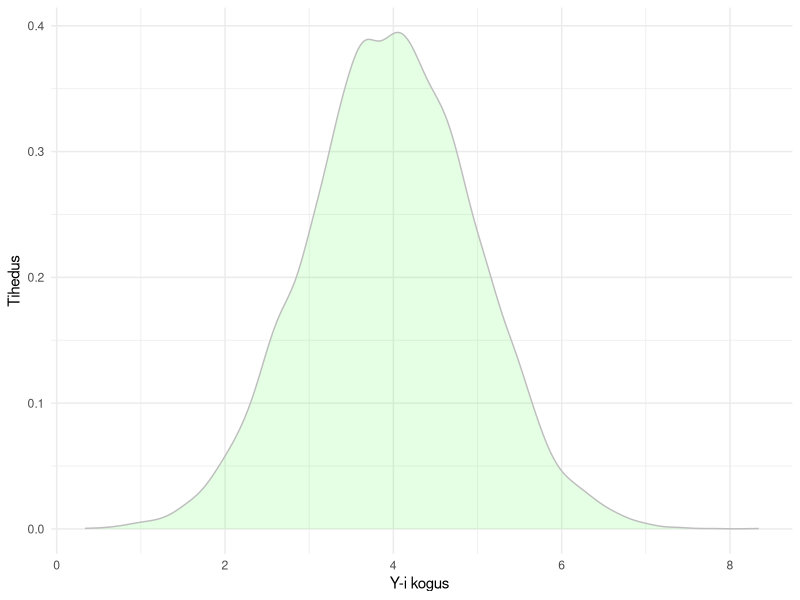
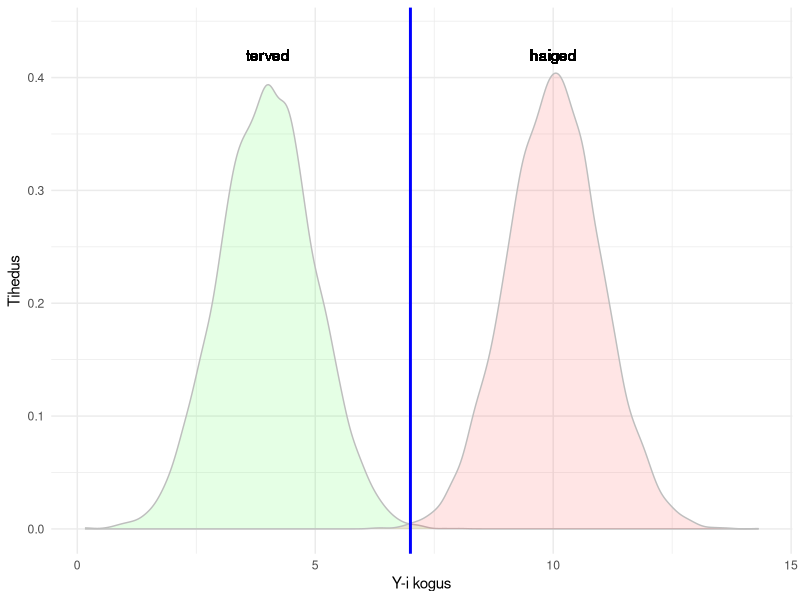
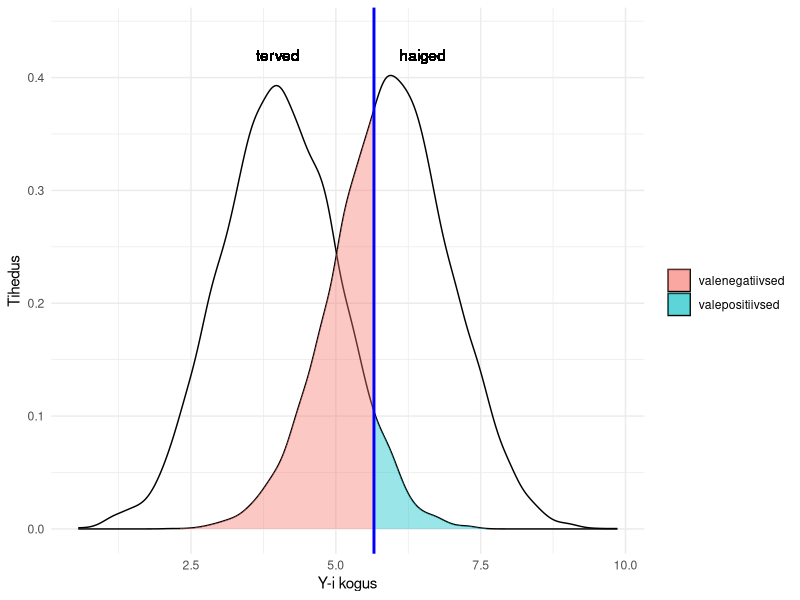
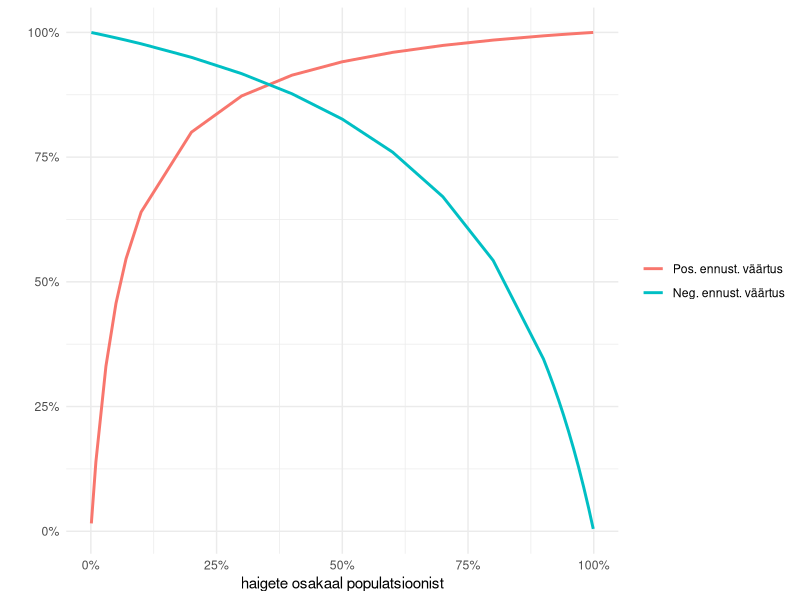
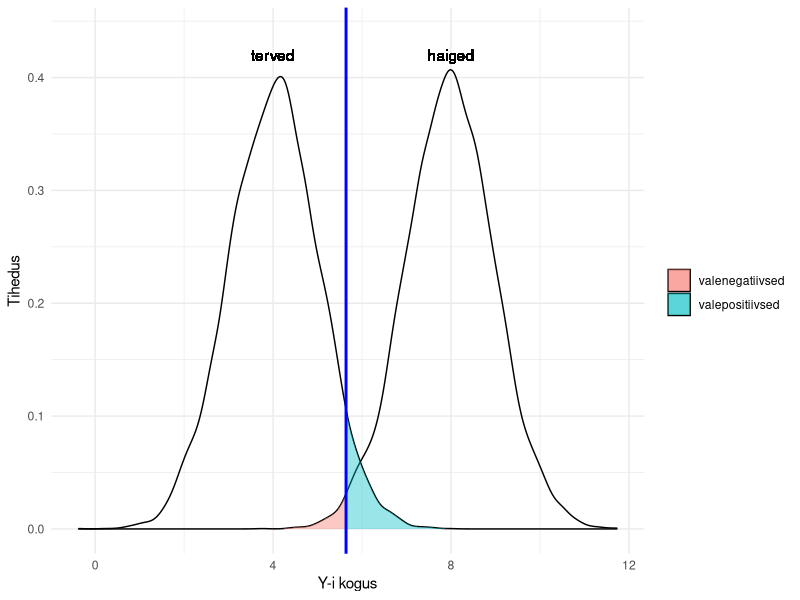
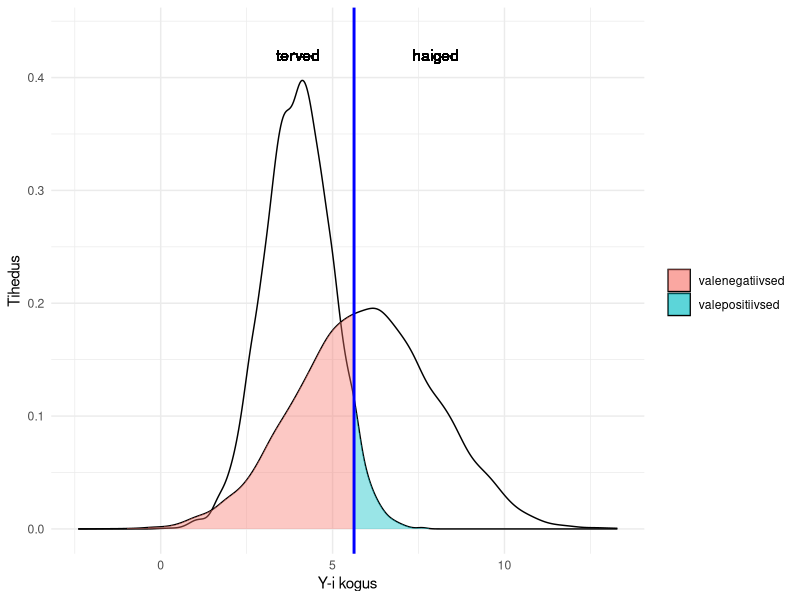
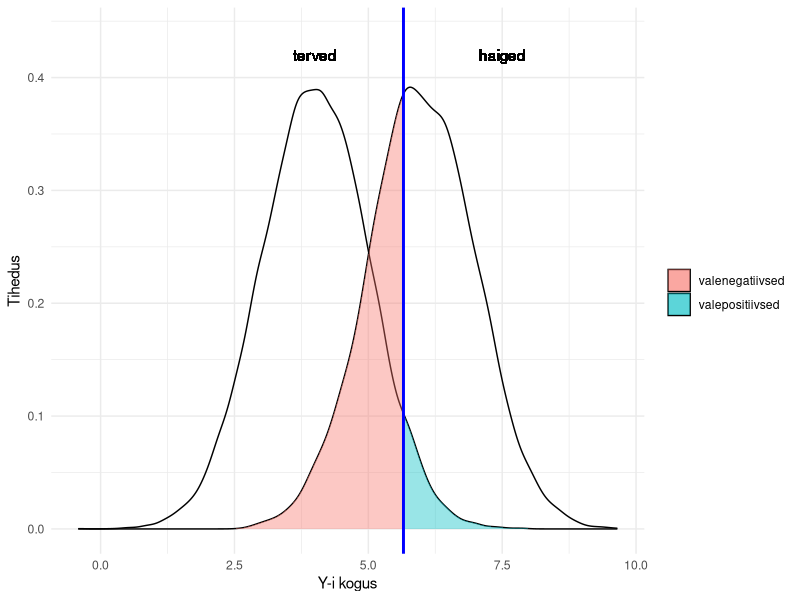
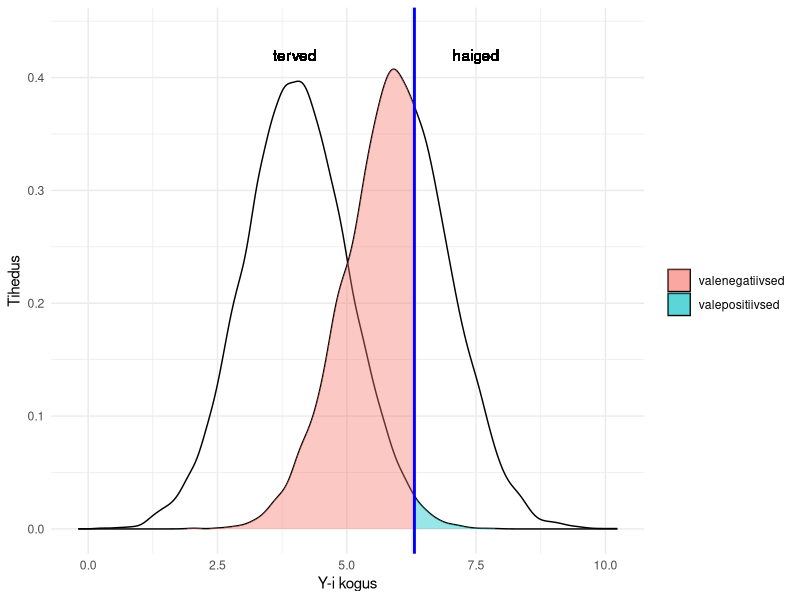

Recreate these plots in R, in order.
## ---- chunk 1
values=data.frame(rnorm(n=10000, mean=4, sd=1))
names(values)="values"
library(ggplot2)
ggplot(values, aes(x=values))+
    geom_density(colour="grey", fill="green", alpha=0.1)+
    xlab("Y-i kogus ")+
    ylab("Tihedus")+
    theme_minimal()

## ---- chunk 2
#funktsioon andmete simuleerimiseks
andmetabel =function(mean1=4, mean2=6, sd1=1, sd2=1, nr1=10000, nr2=10000) {
    library(dplyr)
    #esimene grupp ehk terved
    terved=rnorm(n=nr1, mean=mean1, sd=sd1) %>% 
        data.frame %>%
        mutate(name="terved")
        
    #teine grupp ehk haiged
    haiged=rnorm(n=nr2, mean=mean2, sd=sd2) %>% 
        data.frame %>% 
        mutate(name="haiged")
    #paneme ühte tabelisse kokku
    library(data.table)
    data=rbind(terved, haiged)%>%
        data.table
    
    names(data)[1]=c("value")
    data
}
#simuleerime andmed
andmed=andmetabel(mean2=10)
#paneme need graafikule
ggplot(subset(andmed,name=="terved") , aes(x=value))+
    geom_density(colour="grey",fill="green", alpha=0.1)+
    geom_density(data=subset(andmed,name=="haiged"), aes(x=value), 
                  colour="grey", fill="red", alpha=0.1)+
    theme_minimal()+
    xlab("Y-i kogus")+
    ylab("Tihedus")+
    coord_cartesian(ylim=c(0, 0.44))+
    geom_text(data = NULL, x = 4, y = 0.42, label = "terved")+
    geom_text(data = NULL, x = 10, y = 0.42, label = "haiged")+
    geom_vline(xintercept=7, colour="blue", size=1)

## ---- chunk 3
#funktsioon graafiku tegemiseks
graafik=function(data=data, qt=0.95) {
    
    gg <- data[,list(x=density(value)$x, y=density(value)$y),by="name"]
    #piir, kus kohast tervete seas jääb qt% vaatlustest vasakule
    #ehk test nätab, et on terved
    sub=subset(data, name=="terved", select= c(value))
    piir=quantile(sub$value, c(qt)) 
    library(ggplot2)
    ggplot(data, aes(x=value))+
        geom_density(aes(group=name), alpha=0.4)+
        geom_ribbon(data=subset(gg,name=="haiged" & x<=piir),
                    aes(x=x,ymax=y, fill="valenegatiivsed"),ymin=0, alpha=0.4)+
        geom_ribbon(data=subset(gg,name=="terved" & x>=piir),
                    aes(x=x,ymax=y, fill="valepositiivsed"),ymin=0, alpha=0.4)+
        geom_vline(xintercept=piir, colour="blue", size=1)+
        scale_fill_discrete(name="")+
        xlab("Y-i kogus")+
        ylab("Tihedus")+
        theme_minimal()
}

graafik(andmetabel())+
    coord_cartesian(ylim=c(0, 0.44))+
    geom_text(data = NULL, x = 4, y = 0.42, label = "terved")+
    geom_text(data = NULL, x = 6.5, y = 0.42, label = "haiged")
    
## ---- chunk 4
tabel=function(data=data, qt=0.95) {
    sub2=subset(data, name=="terved", select= c(value))
    piir=quantile(sub2$value, c(qt)) 
    #õiged positiivsed (kes on haiged ja test seda ka näitab)
    truepos=nrow(subset(data, name=="haiged" & value>piir))
    #valepositiivsed, need, kes on terved, kuid test näitab haigena
    falsepos=nrow(subset(data, name=="terved" & value>piir))
    #õiged negatiivsed (kes on terved ja ka test nii näitab)
    trueneg=nrow(subset(data, name=="terved" & value<=piir))
    #valengeatiivsed (need, kes on haiged, kuid test näitab tervena)
    falseneg=nrow(subset(data, name=="haiged" & value<=piir))
    Näitaja=c("sensitiivsus (statistiline jõud)", "spetsiifilisus", 
              "valepositiivsete määr (I tüüpi vea määr)", 
              "valenegatiivsete määr (II tüüpi vea määr)",
              "positiivne ennustatav väärtus", 
            "negatiivne ennustatav väärtus")
    Väärtus=c(round(truepos/(falseneg+truepos),3),
                round(trueneg/(trueneg+falsepos),3),
                1-round(trueneg/(trueneg+falsepos),3),
                1-round(truepos/(falseneg+truepos),3),
                round(truepos/(truepos+falsepos),3),
                round(trueneg/(trueneg+falseneg),3))
    data.frame(Näitaja, Väärtus)
}
#parema tabeli jaoks
library(knitr)
tabel1=tabel(andmetabel())
kable(tabel1, align="l")
sensitiivsus=tabel1[1,2]
spetsiifilisus=tabel1[2,2]
valeposit=tabel1[3,2]
valenegat=tabel1[4,2]
positpred=tabel1[5,2]
negatpred=tabel1[6,2]

## ---- chunk 5
population=20000
spec=spetsiifilisus
sens=sensitiivsus
ratio=0.5 #haigete osakaal

haige=c(round(population*ratio*sens, 0), round(population*ratio*(1-sens), 0))
terve=c(round(population*(1-ratio)*(1-spec), 0), round(population*(1-ratio)*spec, 0))
tulem=c("test positiivne", "test negatiivne")
test_summary=data.frame(tulem, haige, terve)
kable(test_summary, align="l")
oigepos=test_summary[1,2]
valeneg=test_summary[2,2]
valepos=test_summary[1,3]
oigeneg=test_summary[2,3]

## ---- chunk 6
#funktsioon, mis arvutab pos ja neg ennustatava väärtuse
neg_pos_predictive=function(ratio, sensitivity, specificity) {
    population=20000
    haige=c(round(population*ratio*sensitivity, 0), round(population*ratio*(1-sensitivity), 0))
    terve=c(round(population*(1-ratio)*(1-specificity), 0), round(population*(1-ratio)*specificity, 0))
    tulem=c("test positiivne", "test negatiivne")
    test_summary=data.frame(tulem, haige, terve)
    pospred=haige[1]/(haige[1]+terve[1])
    negpred=terve[2]/(haige[2]+terve[2])
    return(data.frame(pospred, negpred))
}

#simuleerime seda erinevate higete osakaalide juures
###
ratiod=c(0.999,0.99,0.98,0.97,0.96,0.95,0.94,0.93,0.92,0.91,0.9,0.8, 0.7, 
          0.6,0.5, 0.4,0.3,0.2,0.1, 0.07, 0.05, 0.03, 0.01, 0.001)
#tühi df kuhu andmed tulevad
vastus= data.frame(positive_pred=numeric(),
                    negative_pred=numeric())
#panen sensitiivsuse ja spetsiifilusse paika
sens=0.8
spets=0.95
for (i in 1:length(ratiod)) {
    vastus[i,]=neg_pos_predictive(ratio=ratiod[i], sensitivity = sens, specificity=spets)
}
#paneme ratiod juurde tulemite tabelisse
vastus$ratio=ratiod
#reshabime
library(reshape2)
vastus=melt(vastus, id=c("ratio"))
#plotime
library(ggplot2)
library(scales) 
ggplot(vastus, aes(x=ratio, y=value))+
    geom_line(aes(colour=variable), size=1)+
    xlab("haigete osakaal populatsioonist")+
    ylab("tõenäosus, et oled haige/terve")+
    ylab("")+
    scale_y_continuous(labels=percent)+
    scale_x_continuous(labels=percent)+
    guides(colour=guide_legend(title=NULL))+
    scale_colour_discrete(breaks=c("positive_pred", "negative_pred"),
                         labels=c("Pos. ennust. väärtus", "Neg. ennust. väärtus"))+
    theme_minimal()
## ---- chunk 7
mean_esimene=4
mean_teine=8
sd_esimene=1
sd_teine=1
nr_esimene=10000
nr_teine=10000
andmed=andmetabel(mean1=mean_esimene, mean2=mean_teine, sd1=sd_esimene, sd2=sd_teine, nr1=nr_esimene, nr2=nr_teine)
graafik(andmed)+
    coord_cartesian(ylim=c(0, 0.44))+
    geom_text(data = NULL, x = 4, y = 0.42, label = "terved")+
    geom_text(data = NULL, x = 8, y = 0.42, label = "haiged")

power=tabel(andmed)[1,2]
## ---- chunk 8
mean_esimene=4
mean_teine=6
sd_esimene=1
sd_teine=2
nr_esimene=10000
nr_teine=10000
andmed=andmetabel(mean1=mean_esimene, mean2=mean_teine, sd1=sd_esimene, sd2=sd_teine, nr1=nr_esimene, nr2=nr_teine)
graafik(andmed)+
    coord_cartesian(ylim=c(0, 0.44))+
    geom_text(data = NULL, x = 4, y = 0.42, label = "terved")+
    geom_text(data = NULL, x = 8, y = 0.42, label = "haiged")

power=tabel(andmed)[1,2]
## ---- chunk 9
mean_esimene=4
mean_teine=6
sd_esimene=1
sd_teine=1
nr_esimene=30000
nr_teine=10000
andmed=andmetabel(mean1=mean_esimene, mean2=mean_teine, sd1=sd_esimene, sd2=sd_teine, nr1=nr_esimene, nr2=nr_teine)
graafik(andmed)+
    coord_cartesian(ylim=c(0, 0.44))+
    geom_text(data = NULL, x = 4, y = 0.42, label = "terved")+
    geom_text(data = NULL, x = 7.5, y = 0.42, label = "haiged")

power=tabel(andmed)[1,2]
## ---- chunk 10
mean_esimene=4
mean_teine=6
sd_esimene=1
sd_teine=1
nr_esimene=30000
nr_teine=10000
andmed=andmetabel(mean1=mean_esimene, mean2=mean_teine, sd1=sd_esimene, sd2=sd_teine, nr1=nr_esimene, nr2=nr_teine)
graafik(andmed, qt=0.99)+
    coord_cartesian(ylim=c(0, 0.44))+
    geom_text(data = NULL, x = 4, y = 0.42, label = "terved")+
    geom_text(data = NULL, x = 7.5, y = 0.42, label = "haiged")

power=tabel(andmed, qt=0.99)[1,2]
